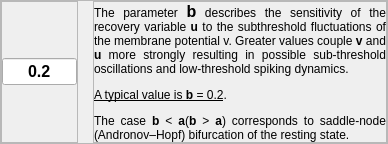
                        <widget class="QFrame" name="b_Izhik_frame">
                         <property name="frameShape">
                          <enum>QFrame::StyledPanel</enum>
                         </property>
                         <property name="frameShadow">
                          <enum>QFrame::Raised</enum>
                         </property>
                         <layout class="QHBoxLayout" name="horizontalLayout_21">
                          <property name="spacing">
                           <number>15</number>
                          </property>
                          <property name="leftMargin">
                           <number>0</number>
                          </property>
                          <property name="topMargin">
                           <number>0</number>
                          </property>
                          <property name="rightMargin">
                           <number>0</number>
                          </property>
                          <property name="bottomMargin">
                           <number>0</number>
                          </property>
                          <item alignment="Qt::AlignLeft">
                           <widget class="QFrame" name="b_value_frame">
                            <property name="frameShape">
                             <enum>QFrame::StyledPanel</enum>
                            </property>
                            <property name="frameShadow">
                             <enum>QFrame::Raised</enum>
                            </property>
                            <layout class="QHBoxLayout" name="horizontalLayout_23">
                             <property name="spacing">
                              <number>0</number>
                             </property>
                             <property name="leftMargin">
                              <number>0</number>
                             </property>
                             <property name="topMargin">
                              <number>0</number>
                             </property>
                             <property name="rightMargin">
                              <number>0</number>
                             </property>
                             <property name="bottomMargin">
                              <number>0</number>
                             </property>
                             <item>
                              <widget class="QLineEdit" name="b_value">
                               <property name="sizePolicy">
                                <sizepolicy hsizetype="Fixed" vsizetype="Fixed">
                                 <horstretch>0</horstretch>
                                 <verstretch>0</verstretch>
                                </sizepolicy>
                               </property>
                               <property name="minimumSize">
                                <size>
                                 <width>75</width>
                                 <height>0</height>
                                </size>
                               </property>
                               <property name="maximumSize">
                                <size>
                                 <width>75</width>
                                 <height>16777215</height>
                                </size>
                               </property>
                               <property name="font">
                                <font>
                                 <pointsize>12</pointsize>
                                 <bold>true</bold>
                                </font>
                               </property>
                               <property name="styleSheet">
                                <string notr="true"/>
                               </property>
                               <property name="text">
                                <string>0.2</string>
                               </property>
                               <property name="alignment">
                                <set>Qt::AlignCenter</set>
                               </property>
                              </widget>
                             </item>
                            </layout>
                           </widget>
                          </item>
                          <item>
                           <widget class="QFrame" name="b_text_frame">
                            <property name="sizePolicy">
                             <sizepolicy hsizetype="Expanding" vsizetype="Preferred">
                              <horstretch>0</horstretch>
                              <verstretch>0</verstretch>
                             </sizepolicy>
                            </property>
                            <property name="frameShape">
                             <enum>QFrame::StyledPanel</enum>
                            </property>
                            <property name="frameShadow">
                             <enum>QFrame::Raised</enum>
                            </property>
                            <layout class="QHBoxLayout" name="horizontalLayout_22">
                             <property name="spacing">
                              <number>0</number>
                             </property>
                             <property name="leftMargin">
                              <number>0</number>
                             </property>
                             <property name="topMargin">
                              <number>0</number>
                             </property>
                             <property name="rightMargin">
                              <number>0</number>
                             </property>
                             <property name="bottomMargin">
                              <number>0</number>
                             </property>
                             <item>
                              <widget class="QLabel" name="b_text">
                               <property name="text">
                                <string>&lt;html&gt;&lt;head/&gt;&lt;body&gt;&lt;p&gt;The parameter &lt;span style=&quot; font-size:12pt; font-weight:600;&quot;&gt;b&lt;/span&gt; describes the sensitivity of the recovery variable &lt;span style=&quot; font-weight:600;&quot;&gt;u &lt;/span&gt;to the subthreshold fluctuations of the membrane potential v. Greater values couple&lt;span style=&quot; font-weight:600;&quot;&gt; v&lt;/span&gt; and&lt;span style=&quot; font-weight:600;&quot;&gt; u&lt;/span&gt; more strongly resulting in possible sub-threshold oscillations and low-threshold spiking dynamics. &lt;/p&gt;&lt;p&gt;&lt;span style=&quot; text-decoration: underline;&quot;&gt;A typical value is &lt;/span&gt;&lt;span style=&quot; font-weight:600; text-decoration: underline;&quot;&gt;b &lt;/span&gt;&lt;span style=&quot; text-decoration: underline;&quot;&gt;= 0.2&lt;/span&gt;. &lt;/p&gt;&lt;p&gt;The case &lt;span style=&quot; font-weight:600;&quot;&gt;b&lt;/span&gt; &amp;lt; &lt;span style=&quot; font-weight:600;&quot;&gt;a&lt;/span&gt;(&lt;span style=&quot; font-weight:600;&quot;&gt;b&lt;/span&gt; &amp;gt; &lt;span style=&quot; font-weight:600;&quot;&gt;a&lt;/span&gt;) corresponds to saddle-node (Andronov–Hopf) bifurcation of the resting state.&lt;/p&gt;&lt;/body&gt;&lt;/html&gt;</string>
                               </property>
                               <property name="alignment">
                                <set>Qt::AlignBottom|Qt::AlignJustify</set>
                               </property>
                               <property name="wordWrap">
                                <bool>true</bool>
                               </property>
                              </widget>
                             </item>
                            </layout>
                           </widget>
                          </item>
                         </layout>
                        </widget>
